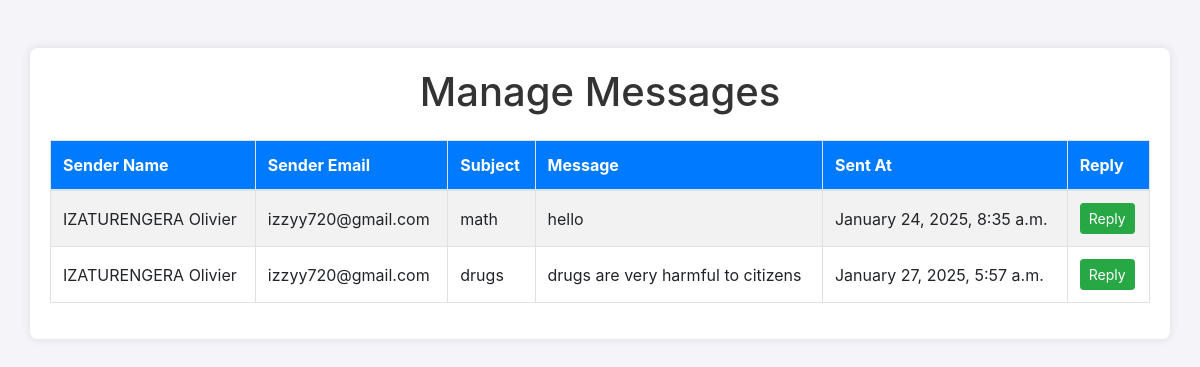
/manage-messages/ (signed in), run on an earlier commit of the app's database.
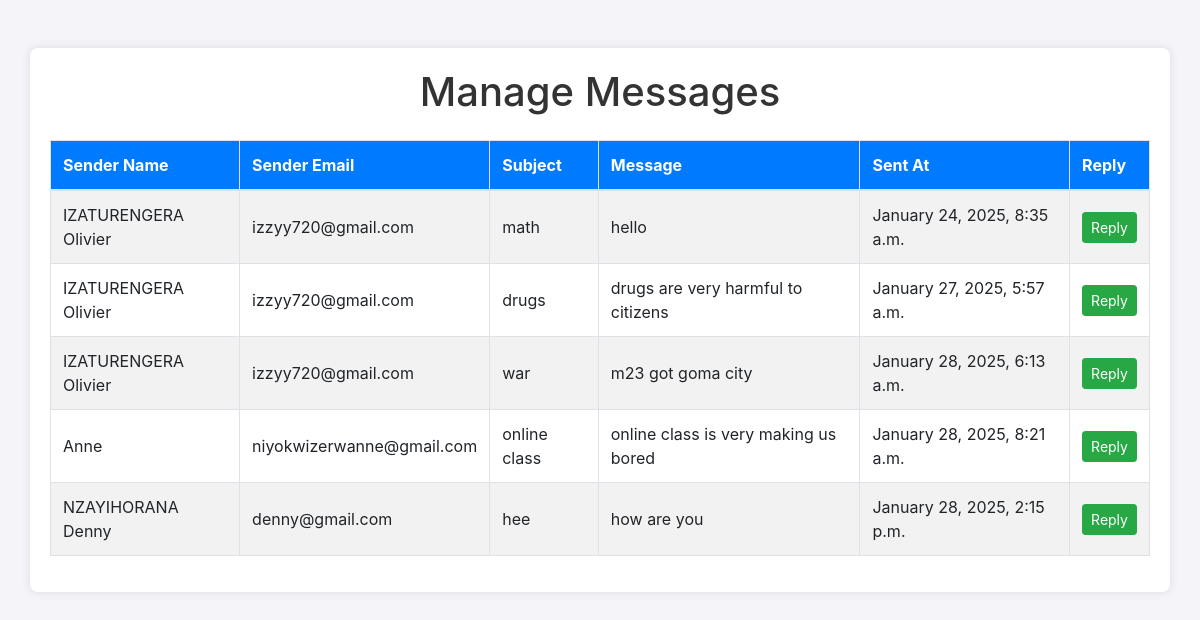
And on a later commit of the database.
### newsapp/models.py (models this page shows, shortened)
class ContactMessage(models.Model):
    name = models.CharField(max_length=100)
    email = models.EmailField()
    subject = models.CharField(max_length=200)
    message = models.TextField()
    created_at = models.DateTimeField(auto_now_add=True)

### newsapp/views.py (the view)
# urls.py: path('manage-messages/', manage_messages, name='manage_messages'),
@user_passes_test(is_superuser)
def manage_messages(request):
    messages = ContactMessage.objects.all()
    return render(request, 'manage_messages.html', {'messages': messages})

### newsapp/views.py (called while the page is built)
def is_superuser(user):
    return user.is_superuser

### templates/manage_messages.html (shortened to what this page needs)
{% block content %}
<!DOCTYPE html>
<html lang="en">
<head>
    <link href="https://stackpath.bootstrapcdn.com/bootstrap/4.5.2/css/bootstrap.min.css" rel="stylesheet">
</head>
<body>
    <div class="container mt-5">
        <h1 class="mb-4">Manage Messages</h1>
        <table class="table table-bordered table-striped">
            <thead>
                <tr>
                    <th>Sender Name</th>
                    <th>Sender Email</th>
                    <th>Subject</th>
                    <th>Message</th>
                    <th>Sent At</th>
                    <th>Reply</th>
                </tr>
            </thead>
            <tbody>
                {% for message in messages %}
                <tr>
                    <td>{{ message.name }}</td>
                    <td>{{ message.email }}</td>
                    <td>{{ message.subject }}</td>
                    <td>{{ message.message|truncatewords:20 }}</td>
                    <td>{{ message.created_at|date:"F j, Y, g:i a" }}</td>
                    <td>
                        <a href="{% url 'reply_message' message.id %}" class="btn btn-primary reply-button btn-sm">Reply</a>
                    </td>
                </tr>
                {% endfor %}
            </tbody>
        </table>
    </div>
</body>
</html>
{% endblock %}

What changed in the data, as far as the page shows it:
added ContactMessage: name "IZATURENGERA Olivier", email "izzyy720@gmail.com", subject "war", message "m23 got goma city", created_at "January 28, 2025, 6:13 a.m."
added ContactMessage: name "Anne", email "niyokwizerwanne@gmail.com", subject "online class", message "online class is very making us bored", created_at "January 28, 2025, 8:21 a.m."
added ContactMessage: name "NZAYIHORANA Denny", email "denny@gmail.com", subject "hee", message "how are you", created_at "January 28, 2025, 2:15 p.m."
